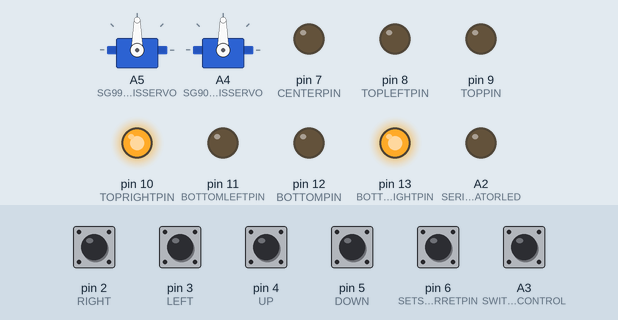
This sketch was run on a simulated Arduino Uno, built with avr-gcc and run on an emulated ATmega328P. On the bench: 2 × servo, output pins drawn as LEDs (lit = HIGH). Inputs (shaded band) come from the test bench; at power-on: A3 (SWITCHOFSERIALORDIRECTCONTROL), pin 2 (RIGHT), pin 3 (LEFT), pin 4 (UP), pin 5 (DOWN), pin 6 (SETSPEEDOFTURRETPIN) HIGH. What the sketch prints to the serial monitor is not drawn.

Above: at 1.2 s.
1.3 s: A3 (SWITCHOFSERIALORDIRECTCONTROL) pulled LOW for 0.15 s
At 2.6 s:
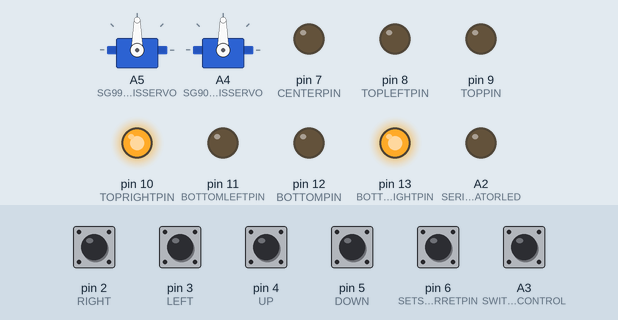
2.9 s: pin 2 (RIGHT) pulled LOW for 1 s
At 4.4 s:
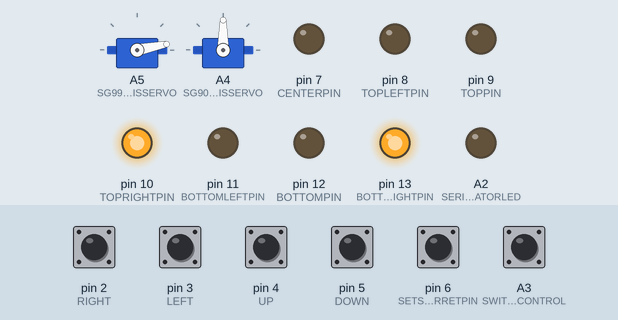
5.9 s: pin 6 (SETSPEEDOFTURRETPIN) pulled LOW for 1 s
At 8.0 s:
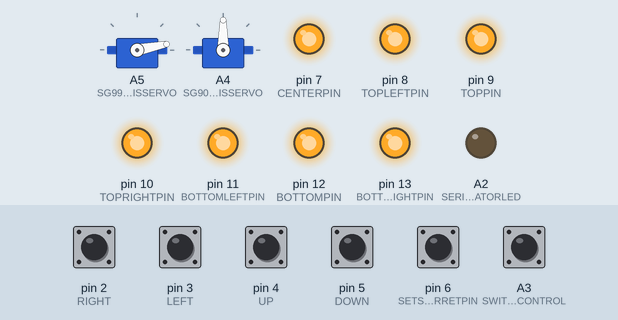
8.9 s: pin 4 (UP) pulled LOW for 1 s
11.4 s: pin 6 (SETSPEEDOFTURRETPIN) pulled LOW for 0.15 s
At 11.8 s:
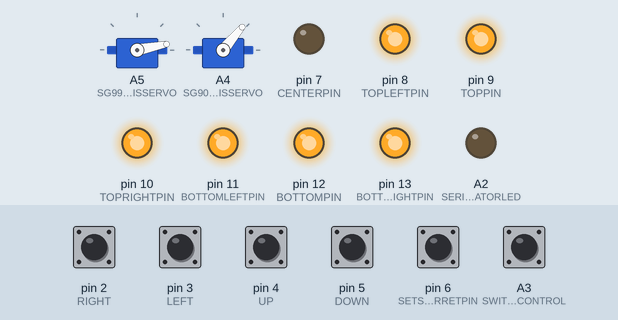
13.0 s: pin 5 (DOWN) pulled LOW for 0.15 s
At 13.4 s:
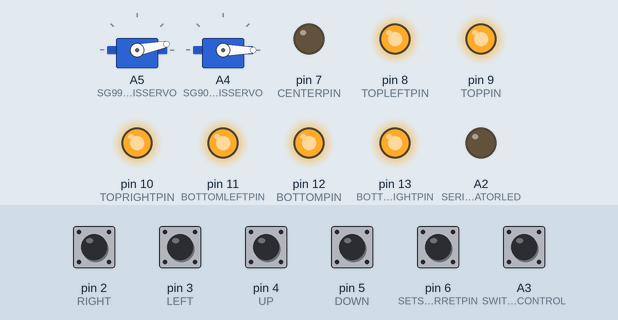
Timing chart, 0 to 15.6 s (numbered marks = the images above; inputs shaded):
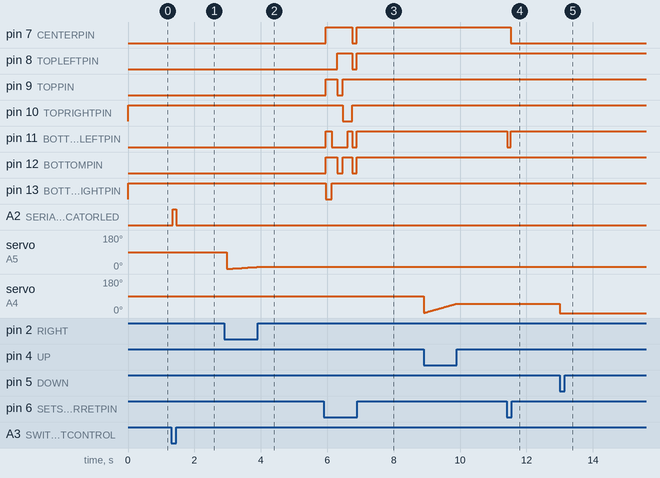

Measured:
- after the input at 1.3 s, A2 (SERIALMODEINDICATORLED): LOW → HIGH after 0.05 s, → LOW 0.10 s later
- after the input at 2.9 s, servo on A5 (SG995_XAXISSERVO): 90° → 1° after 0.08 s, → 2° 0.09 s later, → 3° 0.09 s later, → 4° 0.09 s later, … (11 changes in this stretch)
- after the input at 5.9 s, pin 7 (CENTERPIN): LOW → HIGH after 0.05 s, → LOW 0.80 s later, → HIGH 0.13 s later; pin 8 (TOPLEFTPIN): LOW → HIGH after 0.40 s, → LOW 0.45 s later, → HIGH 0.13 s later
- after the input at 11.4 s, pin 7 (CENTERPIN): HIGH → LOW after 0.13 s; pin 11 (BOTTOMLEFTPIN): HIGH → LOW at once, → HIGH 0.11 s later
- after the input at 13.0 s, servo on A4 (SG90_YAXISSERVO): 50° → 0° at once

The sketch:

main.ino
```cpp
// Imports;
#include <Servo.h>


// Global Data;

// Servo Initializations;
Servo SG995_XAXISSERVO; // MG995 12KG HIGH SPEED METAL GEAR SERVO;
Servo SG90_YAXISSERVO;  // SG90 1.5KG MICRO SERVO;

// Servo Global Positions;
int XXX_POSITION = 0;
int YYY_POSITION = 0;

// THE LED INDICATOR FOR KNOWING SERIAL COMMUNICATION MODE IS TURNED ON;
int SERIALMODEINDICATORLED = A2;


// Controls;
int LEFT                = 3;
int RIGHT               = 2;
int UP                  = 4;
int DOWN                = 5;
int SETSPEEDOFTURRETPIN = 6;
int SWITCHOFSERIALORDIRECTCONTROL = A3;

// Setting up the LED PIN names for the pins for easier coding;
int CENTERPIN      = 7;
int TOPLEFTPIN     = 8;
int TOPPIN         = 9;
int TOPRIGHTPIN    = 10;
int BOTTOMLEFTPIN  = 11;
int BOTTOMPIN      = 12;
int BOTTOMRIGHTPIN = 13;

// Servo speed setting;
int GLOBALSERVOSPEED = 1;

// Setting up the number shapes;
int numberShapesArray[10][7] = {
  {TOPLEFTPIN, TOPPIN, TOPRIGHTPIN, BOTTOMLEFTPIN, BOTTOMPIN, BOTTOMRIGHTPIN, 404},
  {TOPRIGHTPIN, BOTTOMRIGHTPIN, 404, 404, 404, 404, 404},
  {TOPPIN, TOPRIGHTPIN, CENTERPIN, BOTTOMLEFTPIN, BOTTOMPIN, 404, 404},
  {TOPPIN, TOPRIGHTPIN, CENTERPIN, BOTTOMPIN, BOTTOMRIGHTPIN, 404, 404},
  {TOPLEFTPIN, CENTERPIN, TOPRIGHTPIN, BOTTOMRIGHTPIN, 404, 404, 404},
  {TOPLEFTPIN, TOPPIN, CENTERPIN, BOTTOMPIN, BOTTOMRIGHTPIN, 404, 404},
  {TOPLEFTPIN, TOPPIN, CENTERPIN, BOTTOMLEFTPIN, BOTTOMPIN, BOTTOMRIGHTPIN, 404},
  {TOPPIN, TOPRIGHTPIN, BOTTOMRIGHTPIN, 404, 404, 404, 404},
  {TOPLEFTPIN, TOPPIN, TOPRIGHTPIN, CENTERPIN, BOTTOMLEFTPIN, BOTTOMPIN, BOTTOMRIGHTPIN},
  {TOPLEFTPIN, TOPPIN, TOPRIGHTPIN, CENTERPIN, BOTTOMPIN, BOTTOMRIGHTPIN, 404}
};

// ~~~~~~~~~~~~~~~~~~~~~~~~~~~~~~~~~~~~~~~~~~~~~~~~~~~~~~~~~~~~~~~~~~~~~~~~~~~;
// Functions;


// Controls;

// X-AXIS movement;
void XXX_AxisMovemet (int leftOrRightMovement) {
  // If leftOrRightMovementnSide is 1, turning right,
  // otherwise if leftOrRightMovement is 0 turning left;
  if (leftOrRightMovement) {
    // Right;
    if (XXX_POSITION < 179) {
      XXX_POSITION += 1;
    };
  } else {
    // Left;
    if (XXX_POSITION > 0) {
      XXX_POSITION -= 1;
    }
  };
  // Position Updated, spinning the servo now;
  SG995_XAXISSERVO.write(XXX_POSITION);

};


// Y-AXIS movemet;
void YYY_AxisMovement (int upOrDownMovement) {
  // If upOrDownMovement is 1, turning up,
  // otherwise if upOrDownMovement is 0 turning down;
  if (upOrDownMovement) {
    // Up;
    if (YYY_POSITION < 179) {
      YYY_POSITION += 1;
    };
  } else {
    // Down;
    if (YYY_POSITION > 0) {
      YYY_POSITION -= 1;
    }
  };
  // Position Updated, spinning the servo now;
  SG90_YAXISSERVO.write(YYY_POSITION);
};


// Servo Speed Controls;
void changeServoSpeedF() {
    // Clearing the screen;
    digitalWrite(CENTERPIN, LOW);
    digitalWrite(TOPLEFTPIN, LOW);
    digitalWrite(TOPPIN, LOW);
    digitalWrite(TOPRIGHTPIN, LOW);
    digitalWrite(BOTTOMLEFTPIN, LOW);
    digitalWrite(BOTTOMPIN, LOW);
    digitalWrite(BOTTOMRIGHTPIN, LOW);

    // Writing the new value;
    if (GLOBALSERVOSPEED <= 9) {
      GLOBALSERVOSPEED++;
    } else {
      GLOBALSERVOSPEED=1;
    };

    for (int x = 0; x < 7; x++) {
      if (numberShapesArray[GLOBALSERVOSPEED][x] != 404) {
        digitalWrite(numberShapesArray[GLOBALSERVOSPEED][x], HIGH);
      }
    }

    // Making a small delay to prevent control craziness;
    delay(100);
};


void setup() {
  // Starting the Serial;
  Serial.begin(115200);
  Serial.setTimeout(1);

  // Setting the pins modes;
  pinMode(LEFT,  INPUT);
  pinMode(RIGHT, INPUT);
  pinMode(UP,    INPUT);
  pinMode(DOWN,  INPUT);
  // Turret Speed
  pinMode(SETSPEEDOFTURRETPIN, INPUT);
  // Serial or direct control switch;
  pinMode(SWITCHOFSERIALORDIRECTCONTROL, INPUT);

  // REVERSE-LOGIC to prevent floating input;
  digitalWrite(LEFT,  HIGH);
  digitalWrite(RIGHT, HIGH);
  digitalWrite(UP,    HIGH);
  digitalWrite(DOWN,  HIGH);
  digitalWrite(SETSPEEDOFTURRETPIN, HIGH);
  digitalWrite(SWITCHOFSERIALORDIRECTCONTROL, HIGH);

  // Setting the LED PIN's to output;
  pinMode(CENTERPIN, OUTPUT);
  pinMode(TOPLEFTPIN, OUTPUT);
  pinMode(TOPPIN, OUTPUT);
  pinMode(TOPRIGHTPIN, OUTPUT);
  pinMode(BOTTOMLEFTPIN, OUTPUT);
  pinMode(BOTTOMPIN, OUTPUT);
  pinMode(BOTTOMRIGHTPIN, OUTPUT);

  // Servo PWM Connections;
  SG995_XAXISSERVO.attach(A5);
  SG90_YAXISSERVO.attach(A4);

  // Serial mode indicator LED;
  pinMode(SERIALMODEINDICATORLED, OUTPUT);


  // Displaying the one on the screen at start;
  digitalWrite(TOPRIGHTPIN,  HIGH);
  digitalWrite(BOTTOMRIGHTPIN, HIGH);
};

void SerialCommunicationF() {
  // THIS FUNCTION IS CALLED ONLY IF THE SERIALCOMMUNICATIONF SWITCH IS TURNED ON;
  // IN THIS MODE THE TURRET DOESNT WORK BY DIRECT CONTROLS AND ONLY WORKS BY DESKTOP CONTROL;

  int DesktopReceivedSerialmessage = 0;
  // PC-ARDUINO serial communication;
  if (Serial.available()) {

    int DesktopReceivedSerialmessage = Serial.readString().toInt();

    // COMUNICATION CODES:
    // 1 - Move Turret Left;
    // 2 - Move Turret Right;
    // 3 - Move Turret Top;
    // 4 - Move Turret Bottom;
    if (DesktopReceivedSerialmessage == 1) {
      XXX_AxisMovemet(0);  // Left;
    } else if (DesktopReceivedSerialmessage == 2) {
      XXX_AxisMovemet(1);  // Right;
    } else if (DesktopReceivedSerialmessage == 3) {
      YYY_AxisMovement(1); // Too;
    } else if (DesktopReceivedSerialmessage == 4) {
      YYY_AxisMovement(0); // Bottom;
    }

      delay(100);
  }
}


void loop() {

  // Checking if serial communication is desired;
  if (!digitalRead(SWITCHOFSERIALORDIRECTCONTROL)) {
    // Serial communication desired;
    Serial.write("HAHAHAHA");
    digitalWrite(SERIALMODEINDICATORLED, HIGH); // Serial info led;
    SerialCommunicationF(); // Serial control functions;
  } else {
    // Serial communication NOT desired;
    digitalWrite(SERIALMODEINDICATORLED, LOW); // Serial info led;

    // Control Movements;
    // Running an IF-CHECK on each axis to allow movements on both X and Y at the same input loop check;
    if (!digitalRead(LEFT)) {
      XXX_AxisMovemet(0);
    };

    if (!digitalRead(RIGHT)) {
      XXX_AxisMovemet(1);
    };

    if (!digitalRead(UP)) {
      YYY_AxisMovement(1);
    };

    if (!digitalRead(DOWN)) {
      YYY_AxisMovement(0);
    };

    // Servo speed adjustment;
    if (!digitalRead(SETSPEEDOFTURRETPIN)) {
      changeServoSpeedF();
    };

    // Movement Delay;
    delay(100-(GLOBALSERVOSPEED*10));
  }
};
```
